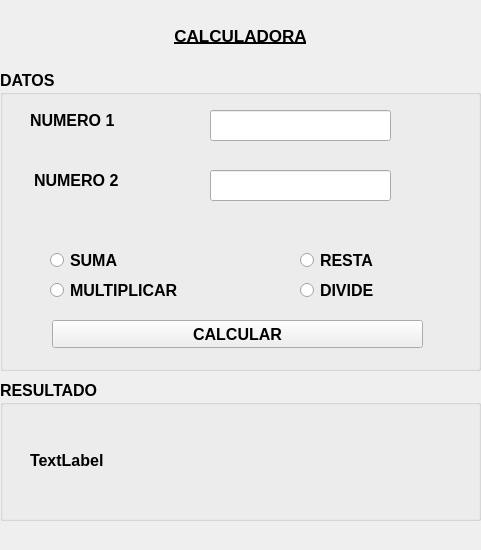
<?xml version="1.0" encoding="UTF-8"?>
<ui version="4.0">
 <class>MainWindow</class>
 <widget class="QMainWindow" name="MainWindow">
  <property name="geometry">
   <rect>
    <x>0</x>
    <y>0</y>
    <width>481</width>
    <height>550</height>
   </rect>
  </property>
  <property name="windowTitle">
   <string>MainWindow</string>
  </property>
  <widget class="QWidget" name="centralwidget">
   <widget class="QGroupBox" name="groupBox">
    <property name="geometry">
     <rect>
      <x>0</x>
      <y>70</y>
      <width>481</width>
      <height>301</height>
     </rect>
    </property>
    <property name="font">
     <font>
      <pointsize>12</pointsize>
      <weight>75</weight>
      <bold>true</bold>
     </font>
    </property>
    <property name="title">
     <string>DATOS</string>
    </property>
    <widget class="QRadioButton" name="rbsuma">
     <property name="geometry">
      <rect>
       <x>50</x>
       <y>180</y>
       <width>161</width>
       <height>20</height>
      </rect>
     </property>
     <property name="text">
      <string>SUMA</string>
     </property>
    </widget>
    <widget class="QRadioButton" name="rbmultiplicar">
     <property name="geometry">
      <rect>
       <x>50</x>
       <y>210</y>
       <width>151</width>
       <height>20</height>
      </rect>
     </property>
     <property name="text">
      <string>MULTIPLICAR</string>
     </property>
    </widget>
    <widget class="QRadioButton" name="rbdivide">
     <property name="geometry">
      <rect>
       <x>300</x>
       <y>210</y>
       <width>151</width>
       <height>20</height>
      </rect>
     </property>
     <property name="text">
      <string>DIVIDE</string>
     </property>
    </widget>
    <widget class="QRadioButton" name="rbresta">
     <property name="geometry">
      <rect>
       <x>300</x>
       <y>180</y>
       <width>151</width>
       <height>20</height>
      </rect>
     </property>
     <property name="text">
      <string>RESTA</string>
     </property>
    </widget>
    <widget class="QLabel" name="label_2">
     <property name="geometry">
      <rect>
       <x>30</x>
       <y>40</y>
       <width>151</width>
       <height>20</height>
      </rect>
     </property>
     <property name="text">
      <string>NUMERO 1</string>
     </property>
    </widget>
    <widget class="QLabel" name="label_3">
     <property name="geometry">
      <rect>
       <x>34</x>
       <y>100</y>
       <width>111</width>
       <height>20</height>
      </rect>
     </property>
     <property name="text">
      <string>NUMERO 2</string>
     </property>
    </widget>
    <widget class="QLineEdit" name="txtnumero1">
     <property name="geometry">
      <rect>
       <x>210</x>
       <y>40</y>
       <width>181</width>
       <height>31</height>
      </rect>
     </property>
    </widget>
    <widget class="QLineEdit" name="txtnumero2">
     <property name="geometry">
      <rect>
       <x>210</x>
       <y>100</y>
       <width>181</width>
       <height>31</height>
      </rect>
     </property>
    </widget>
    <widget class="QPushButton" name="btncalcular">
     <property name="geometry">
      <rect>
       <x>52</x>
       <y>250</y>
       <width>371</width>
       <height>28</height>
      </rect>
     </property>
     <property name="text">
      <string>CALCULAR</string>
     </property>
    </widget>
   </widget>
   <widget class="QGroupBox" name="groupBox_2">
    <property name="geometry">
     <rect>
      <x>0</x>
      <y>380</y>
      <width>481</width>
      <height>141</height>
     </rect>
    </property>
    <property name="font">
     <font>
      <pointsize>12</pointsize>
      <weight>75</weight>
      <bold>true</bold>
     </font>
    </property>
    <property name="title">
     <string>RESULTADO</string>
    </property>
    <widget class="QLabel" name="lblresultado">
     <property name="geometry">
      <rect>
       <x>30</x>
       <y>60</y>
       <width>401</width>
       <height>41</height>
      </rect>
     </property>
     <property name="text">
      <string>TextLabel</string>
     </property>
    </widget>
   </widget>
   <widget class="QLabel" name="label">
    <property name="geometry">
     <rect>
      <x>10</x>
      <y>10</y>
      <width>461</width>
      <height>51</height>
     </rect>
    </property>
    <property name="font">
     <font>
      <pointsize>13</pointsize>
      <weight>75</weight>
      <italic>false</italic>
      <bold>true</bold>
      <underline>true</underline>
     </font>
    </property>
    <property name="text">
     <string>CALCULADORA</string>
    </property>
    <property name="alignment">
     <set>Qt::AlignCenter</set>
    </property>
   </widget>
  </widget>
 </widget>
 <resources/>
 <connections/>
</ui>
